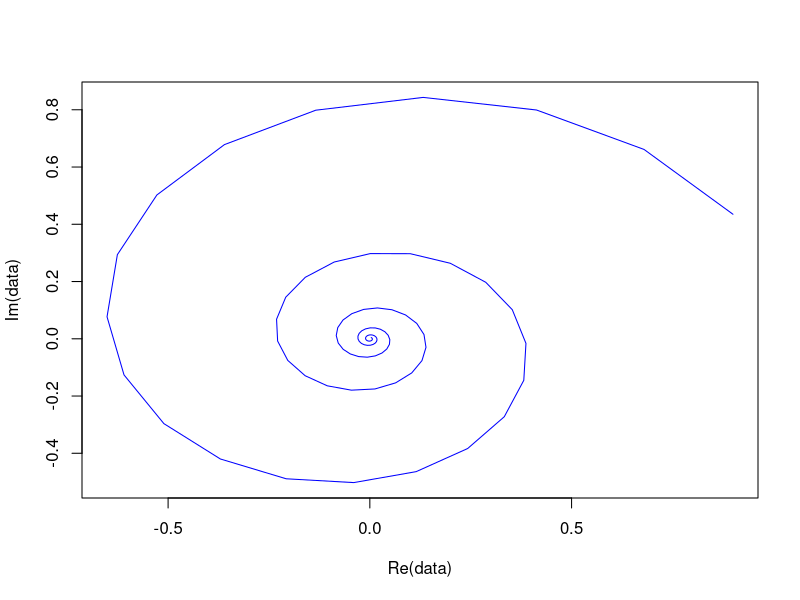

The R script that drew this image:
runFeedbackFunction <- function(f, timesToRun, initialValue) {
  data <- rep(0,timesToRun) # 0 repeated timesToRun times
  data[1] <- initialValue
  for(current in 2:timesToRun) {
    data[current] <- f(data[current - 1])
  }
  data
}

repeatedlyMultiply <- function(z) {
  
  z*complex(real=.9,imaginary=.3);
  #z^2 - complex(real=.1,imaginary=.1)
}

generateDiagramOfComplexFunction <- function() {

  initialPoint = complex(real=.9,imaginary=.435);
  data = runFeedbackFunction(repeatedlyMultiply, 100, initialPoint)
  plot(Re(data), Im(data),type="l",col="blue")
  
}

generateComplexPoints <- function(realRange, imaginaryRange) {
  result <- NULL
  for(i in imaginaryRange) {
    imag <- complex(imaginary = i)
    result <- c(result, realRange + imag)
  }
  dim(result) <- c(length(realRange), length(imaginaryRange))
  return (result)
}

generateJulia <- function() {
  # generate some complex numbers in the range -1.5 to 15
  realValues <- seq(-1.5,1.5,length.out=400)
  imaginaryValues <- seq(-1.5,1.5,length.out=400)
  initialPoints <- generateComplexPoints(realRange=realValues,imaginaryRange=imaginaryValues)

  current <- initialPoints
  offset <- complex(real=-0.09375,imaginary=-0.8268743)
  for(i in 1:50) {
    current <- current**2 + offset;
  }
  results <- initialPoints[Mod(current) < 2]
  plot(Re(results), Im(results))
}

generateJuliaFancy <- function() {
  realValues <- seq(-1.5,1.5,length.out=400)
  imaginaryValues <- seq(-1.5,1.5,length.out=400)
  initialPoints <- generateComplexPoints(realRange=realValues,imaginaryRange=imaginaryValues)

  timeToGetLarge <- rep(0, length(initialPoints))
  offset <- complex(real=-0.09375,imaginary=-0.8268743)
  current <- initialPoints
  for(i in 1:50) {
    current <- current**2 + offset;
    # in this one keep track of how many steps it takes before the points get
    # larger that 2
    timeToGetLarge <- timeToGetLarge + ifelse(Mod(current) < 2, 1, 0)
  }
  image(realValues,imaginaryValues,timeToGetLarge, col=c(rainbow(49), "black"))
}

generateDiagramOfComplexFunction()